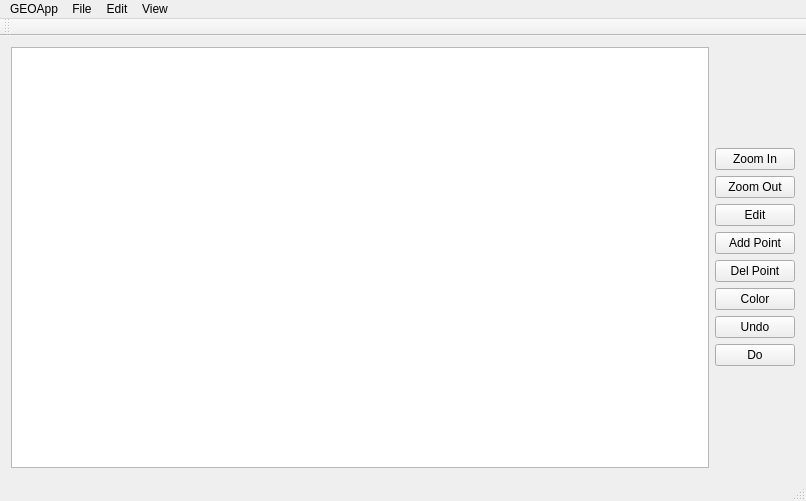
<?xml version="1.0" encoding="UTF-8"?>
<ui version="4.0">
 <class>MainWindow</class>
 <widget class="QMainWindow" name="MainWindow">
  <property name="enabled">
   <bool>true</bool>
  </property>
  <property name="geometry">
   <rect>
    <x>0</x>
    <y>0</y>
    <width>806</width>
    <height>501</height>
   </rect>
  </property>
  <property name="sizePolicy">
   <sizepolicy hsizetype="Fixed" vsizetype="Fixed">
    <horstretch>0</horstretch>
    <verstretch>0</verstretch>
   </sizepolicy>
  </property>
  <property name="minimumSize">
   <size>
    <width>0</width>
    <height>0</height>
   </size>
  </property>
  <property name="maximumSize">
   <size>
    <width>16777215</width>
    <height>16777215</height>
   </size>
  </property>
  <property name="windowTitle">
   <string>GEOApp</string>
  </property>
  <property name="unifiedTitleAndToolBarOnMac">
   <bool>false</bool>
  </property>
  <widget class="QWidget" name="centralWidget">
   <layout class="QHBoxLayout" name="horizontalLayout_9">
    <item>
     <layout class="QHBoxLayout" name="horizontalLayout_7">
      <property name="spacing">
       <number>0</number>
      </property>
      <item>
       <widget class="QGraphicsView" name="graphicsView">
        <property name="sizeAdjustPolicy">
         <enum>QAbstractScrollArea::AdjustToContents</enum>
        </property>
        <property name="interactive">
         <bool>true</bool>
        </property>
        <property name="alignment">
         <set>Qt::AlignCenter</set>
        </property>
        <property name="dragMode">
         <enum>QGraphicsView::ScrollHandDrag</enum>
        </property>
       </widget>
      </item>
     </layout>
    </item>
    <item>
     <layout class="QVBoxLayout" name="verticalLayout">
      <property name="sizeConstraint">
       <enum>QLayout::SetMaximumSize</enum>
      </property>
      <property name="leftMargin">
       <number>0</number>
      </property>
      <property name="rightMargin">
       <number>0</number>
      </property>
      <item>
       <layout class="QVBoxLayout" name="verticalLayout_3">
        <item>
         <widget class="QPushButton" name="Btn_Zoom_In">
          <property name="text">
           <string>Zoom In</string>
          </property>
         </widget>
        </item>
        <item>
         <widget class="QPushButton" name="Btn_Zoom_Out">
          <property name="text">
           <string>Zoom Out</string>
          </property>
         </widget>
        </item>
        <item>
         <widget class="QPushButton" name="Btn_Edit">
          <property name="text">
           <string>Edit</string>
          </property>
          <property name="checkable">
           <bool>true</bool>
          </property>
         </widget>
        </item>
        <item>
         <layout class="QVBoxLayout" name="verticalLayout_4">
          <item>
           <widget class="QPushButton" name="Btn_Add_Point">
            <property name="text">
             <string>Add Point</string>
            </property>
            <property name="checkable">
             <bool>false</bool>
            </property>
            <property name="flat">
             <bool>false</bool>
            </property>
           </widget>
          </item>
          <item>
           <widget class="QPushButton" name="Btn_Del_Point">
            <property name="text">
             <string>Del Point</string>
            </property>
            <property name="checkable">
             <bool>false</bool>
            </property>
            <property name="flat">
             <bool>false</bool>
            </property>
           </widget>
          </item>
          <item>
           <widget class="QPushButton" name="Btn_Color">
            <property name="text">
             <string>Color</string>
            </property>
            <property name="flat">
             <bool>false</bool>
            </property>
           </widget>
          </item>
          <item>
           <widget class="QPushButton" name="Btn_Undo">
            <property name="text">
             <string>Undo</string>
            </property>
            <property name="flat">
             <bool>false</bool>
            </property>
           </widget>
          </item>
          <item>
           <widget class="QPushButton" name="Btn_Do">
            <property name="text">
             <string>Do</string>
            </property>
            <property name="flat">
             <bool>false</bool>
            </property>
           </widget>
          </item>
         </layout>
        </item>
       </layout>
      </item>
      <item>
       <layout class="QVBoxLayout" name="verticalLayout_2"/>
      </item>
     </layout>
    </item>
   </layout>
  </widget>
  <widget class="QMenuBar" name="menuBar">
   <property name="geometry">
    <rect>
     <x>0</x>
     <y>0</y>
     <width>806</width>
     <height>22</height>
    </rect>
   </property>
   <widget class="QMenu" name="menuGEOApp">
    <property name="title">
     <string>GEOApp</string>
    </property>
   </widget>
   <widget class="QMenu" name="menuFile">
    <property name="title">
     <string>File</string>
    </property>
    <addaction name="actionLoad"/>
    <addaction name="actionLoad_Project"/>
    <addaction name="actionSave_Project"/>
    <addaction name="actionClose_Project"/>
   </widget>
   <widget class="QMenu" name="menuEdit">
    <property name="title">
     <string>Edit</string>
    </property>
    <addaction name="actionAdd_Image"/>
    <addaction name="actionAdd_Point_Cloud"/>
    <addaction name="actionAdd_Matrix"/>
    <addaction name="separator"/>
    <addaction name="separator"/>
    <addaction name="separator"/>
    <addaction name="actionDelete_Image"/>
    <addaction name="actionDelete_Matrix"/>
    <addaction name="actionDelete_Matrix_2"/>
   </widget>
   <widget class="QMenu" name="menuView">
    <property name="title">
     <string>View</string>
    </property>
    <addaction name="actionMiniMap"/>
   </widget>
   <addaction name="menuGEOApp"/>
   <addaction name="menuFile"/>
   <addaction name="menuEdit"/>
   <addaction name="menuView"/>
  </widget>
  <widget class="QToolBar" name="mainToolBar">
   <attribute name="toolBarArea">
    <enum>TopToolBarArea</enum>
   </attribute>
   <attribute name="toolBarBreak">
    <bool>false</bool>
   </attribute>
  </widget>
  <widget class="QStatusBar" name="statusBar"/>
  <action name="actionLoad">
   <property name="text">
    <string>New Project</string>
   </property>
  </action>
  <action name="actionLoad_Project">
   <property name="text">
    <string>Load Project</string>
   </property>
  </action>
  <action name="actionSave_Project">
   <property name="text">
    <string>Save Project</string>
   </property>
  </action>
  <action name="actionClose_Project">
   <property name="text">
    <string>Close Project</string>
   </property>
  </action>
  <action name="actionAdd_Image">
   <property name="text">
    <string>Add Image</string>
   </property>
  </action>
  <action name="actionAdd_Point_Cloud">
   <property name="text">
    <string>Add Point Cloud</string>
   </property>
  </action>
  <action name="actionAdd_Matrix">
   <property name="text">
    <string>Add Matrix</string>
   </property>
  </action>
  <action name="actionDelete_Image">
   <property name="text">
    <string>Delete Image</string>
   </property>
  </action>
  <action name="actionDelete_Matrix">
   <property name="text">
    <string>Delete Point Cloud</string>
   </property>
  </action>
  <action name="actionDelete_Matrix_2">
   <property name="text">
    <string>Delete Matrix</string>
   </property>
  </action>
  <action name="actionMiniMap">
   <property name="checkable">
    <bool>true</bool>
   </property>
   <property name="checked">
    <bool>false</bool>
   </property>
   <property name="text">
    <string>MiniMap</string>
   </property>
  </action>
 </widget>
 <layoutdefault spacing="6" margin="11"/>
 <resources/>
 <connections/>
</ui>
